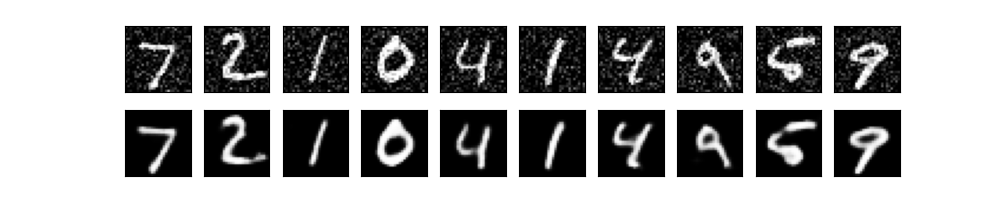

Python code for this plot:
import numpy as np
import keras
from keras.layers import Input, Dense, Conv2D, MaxPooling2D, UpSampling2D
from keras.models import Model
from sklearn.model_selection import train_test_split
import matplotlib.pyplot as plt
(X_train, _), (X_test, _) = keras.datasets.mnist.load_data()
X_train[0].shape
plt.figure(figsize=(10,5))
for i in range(10):
    plt.subplot(1, 10, i+1)
    plt.imshow(X_train[i], cmap='gray')
    plt.xticks([])
    plt.yticks([])
plt.show()
inputs =Input(shape=(784,))
enc = Dense(32,activation='relu') #compressing using 32 neurons
encoded = enc(inputs)
dec = Dense(784,activation='sigmoid')# decompress to 784 pixel
decoded = dec(encoded)
autoencoder = Model(inputs, decoded)
autoencoder.compile(optimizer='adam', loss='binary_crossentropy')
def preprocess(x):
    x = x.astype('float32') / 255.
    return x.reshape(-1, np.prod(x.shape[1:])) # flatten

X_train = preprocess(X_train)
X_test  = preprocess(X_test)

#  a validation set for training
X_train, X_valid = train_test_split(X_train, test_size=500)
autoencoder.fit(X_train, X_train, epochs=50, batch_size=128, validation_data=(X_valid, X_valid))
encoder = Model(inputs, encoded)
X_test_encoded = encoder.predict(X_test)
X_test_encoded[0].shape
decoder_inputs = Input(shape=(32,))
decoder = Model(decoder_inputs, dec(decoder_inputs))
X_test_decoded = decoder.predict(X_test_encoded)
def show_images(before_images, after_images):
    plt.figure(figsize=(10, 2))
    for i in range(10):
        # before
        plt.subplot(2, 10, i+1)
        plt.imshow(before_images[i].reshape(28, 28), cmap='gray')
        plt.xticks([])
        plt.yticks([])
        # after
        plt.subplot(2, 10, 10+i+1)
        plt.imshow(after_images[i].reshape(28, 28), cmap='gray')
        plt.xticks([])
        plt.yticks([])
    plt.show()
    
show_images(X_test, X_test_decoded)
#Convolutional Autoencoder ka function
def convauto():# encoding
    inputs = Input(shape=(28, 28, 1))
    x = Conv2D(16, 3, activation='relu', padding='same')(inputs)
    x = MaxPooling2D(padding='same')(x)
    x = Conv2D( 8, 3, activation='relu', padding='same')(x)
    x = MaxPooling2D(padding='same')(x)
    x = Conv2D( 8, 3, activation='relu', padding='same')(x)
    encoded = MaxPooling2D(padding='same')(x)    
    
    # decoding
    x = Conv2D( 8, 3, activation='relu', padding='same')(encoded)
    x = UpSampling2D()(x)
    x = Conv2D( 8, 3, activation='relu', padding='same')(x)
    x = UpSampling2D()(x)
    x = Conv2D(16, 3, activation='relu')(x)
    x = UpSampling2D()(x)
    decoded = Conv2D(1, 3, activation='sigmoid', padding='same')(x)    
    
    # autoencoder
    autoencoder = Model(inputs, decoded)
    autoencoder.compile(optimizer='adam', loss='binary_crossentropy')
    return autoencoder

autoencoder = convauto()
autoencoder.summary()

X_train = X_train.reshape(-1, 28, 28, 1)
X_valid = X_valid.reshape(-1, 28, 28, 1)
X_test  = X_test.reshape(-1, 28, 28, 1)

autoencoder.fit(X_train, X_train, epochs=50, batch_size=128, validation_data=(X_valid, X_valid))
X_test_dec = autoencoder.predict(X_test)

show_images(X_test, X_test_dec)


def add_noise(x, noise_factor=0.2):
    x = x + np.random.randn(*x.shape) * noise_factor
    x = x.clip(0., 1.)
    return x
    
X_train_noisy = add_noise(X_train)
X_valid_noisy = add_noise(X_valid)
X_test_noisy  = add_noise(X_test)

autoencoder = convauto()
autoencoder.fit(X_train_noisy, X_train, epochs=50, batch_size=128, validation_data=(X_valid_noisy, X_valid))
X_test_dec = autoencoder.predict(X_test_noisy)

show_images(X_test_noisy, X_test_dec)
